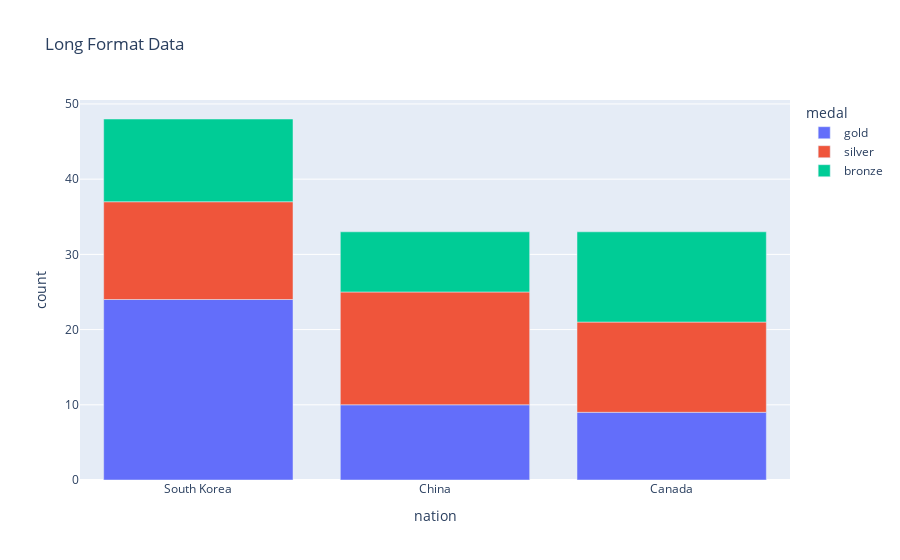

Notebook cell for this chart:
### Code cell
px.bar(long_data, x = "nation", y = "count",color = "medal",
      title = "Long Format Data")

### Figure 1 — Plotly figure (JSON) as saved in the notebook; plotly's stock layout.template omitted (floating-point values rounded to 4 significant figures)
{"data": [{"alignmentgroup": "True", "hovertemplate": "medal=gold<br>nation=%{x}<br>count=%{y}<extra></extra>", "legendgroup": "gold", "marker": {"color": "#636efa", "pattern": {"shape": ""}}, "name": "gold", "offsetgroup": "gold", "orientation": "v", "showlegend": true, "textposition": "auto", "type": "bar", "x": ["South Korea", "China", "Canada"], "xaxis": "x", "y": [24, 10, 9], "yaxis": "y"}, {"alignmentgroup": "True", "hovertemplate": "medal=silver<br>nation=%{x}<br>count=%{y}<extra></extra>", "legendgroup": "silver", "marker": {"color": "#EF553B", "pattern": {"shape": ""}}, "name": "silver", "offsetgroup": "silver", "orientation": "v", "showlegend": true, "textposition": "auto", "type": "bar", "x": ["South Korea", "China", "Canada"], "xaxis": "x", "y": [13, 15, 12], "yaxis": "y"}, {"alignmentgroup": "True", "hovertemplate": "medal=bronze<br>nation=%{x}<br>count=%{y}<extra></extra>", "legendgroup": "bronze", "marker": {"color": "#00cc96", "pattern": {"shape": ""}}, "name": "bronze", "offsetgroup": "bronze", "orientation": "v", "showlegend": true, "textposition": "auto", "type": "bar", "x": ["South Korea", "China", "Canada"], "xaxis": "x", "y": [11, 8, 12], "yaxis": "y"}], "layout": {"autosize": true, "barmode": "relative", "legend": {"title": {"text": "medal"}, "tracegroupgap": 0}, "title": {"text": "Long Format Data"}, "xaxis": {"anchor": "y", "autorange": true, "domain": [0, 1], "range": [-0.5, 2.5], "title": {"text": "nation"}, "type": "category"}, "yaxis": {"anchor": "x", "autorange": true, "domain": [0, 1], "range": [0, 50.53], "title": {"text": "count"}, "type": "linear"}}}
